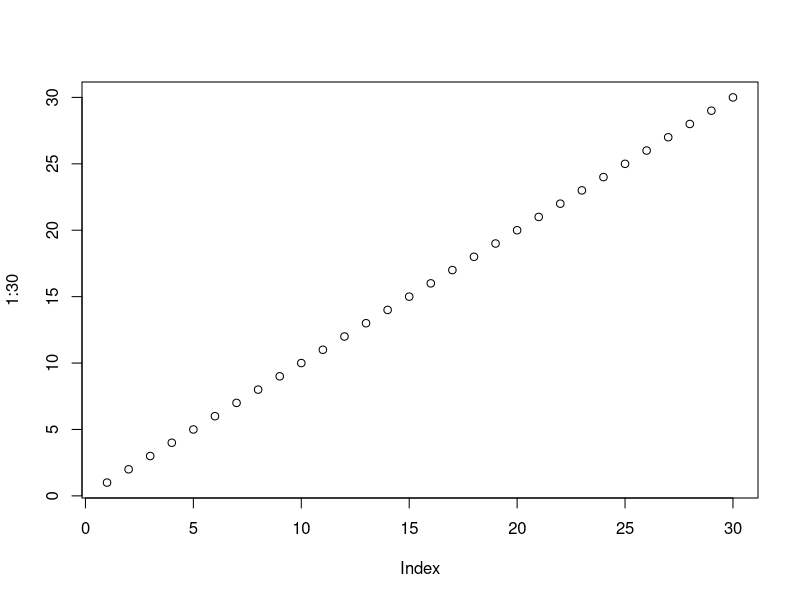
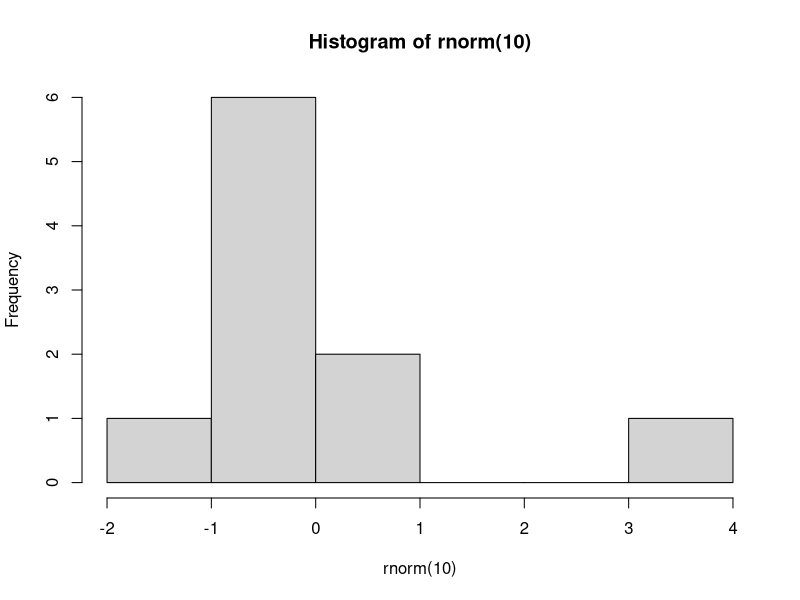
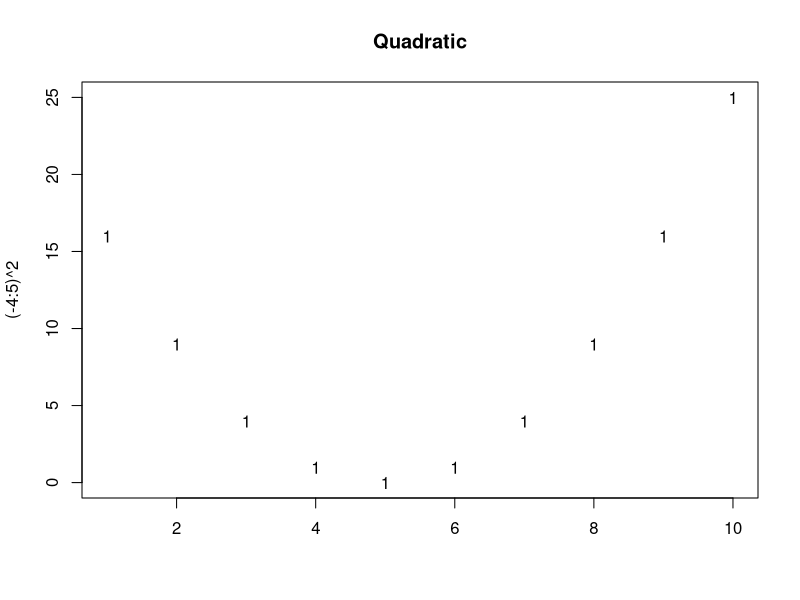
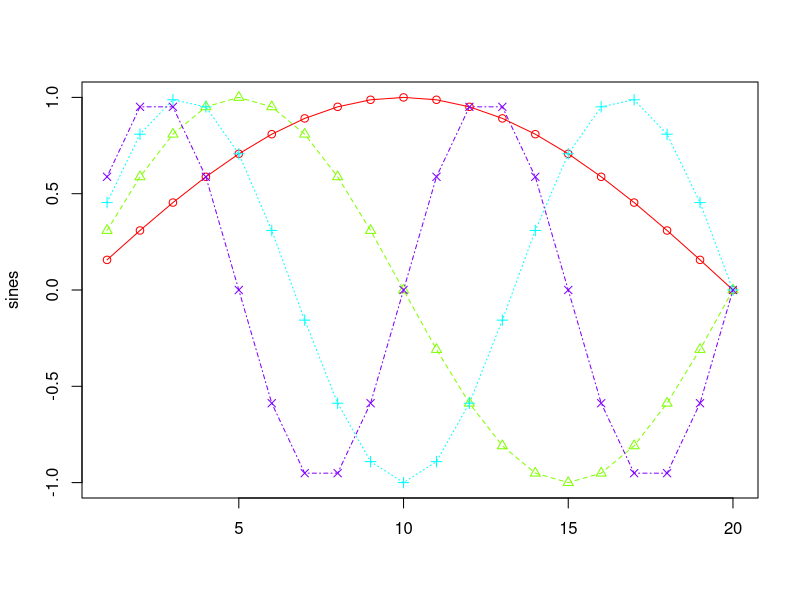
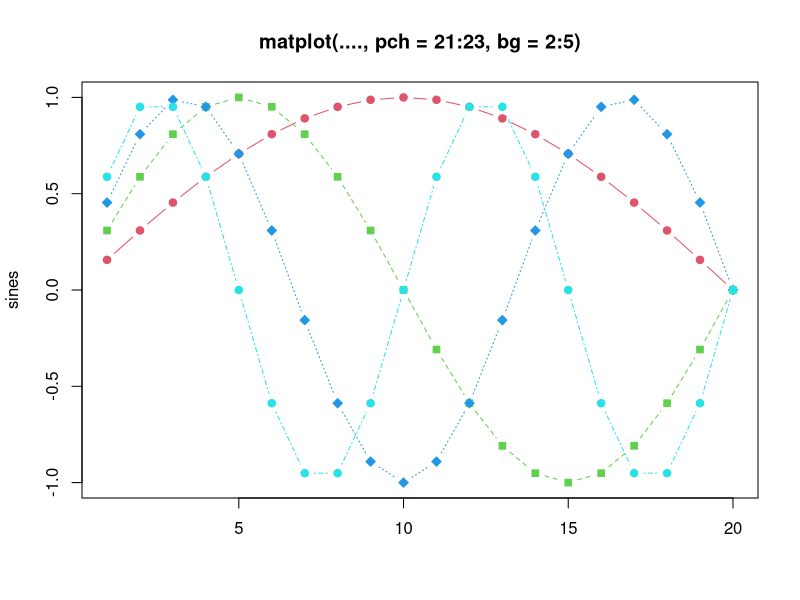
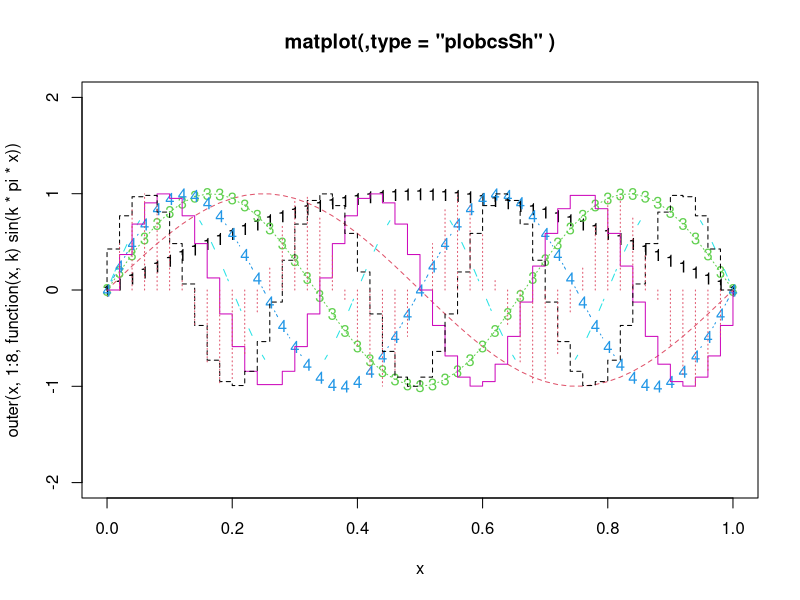
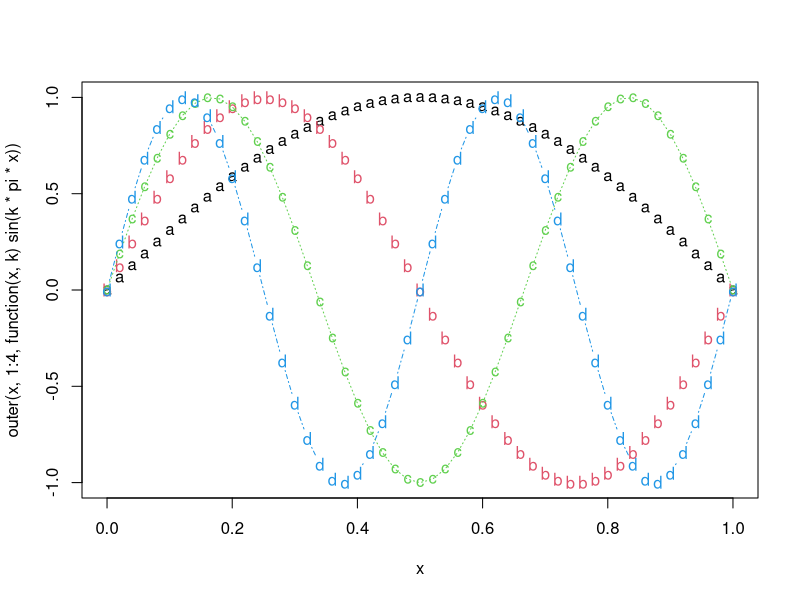
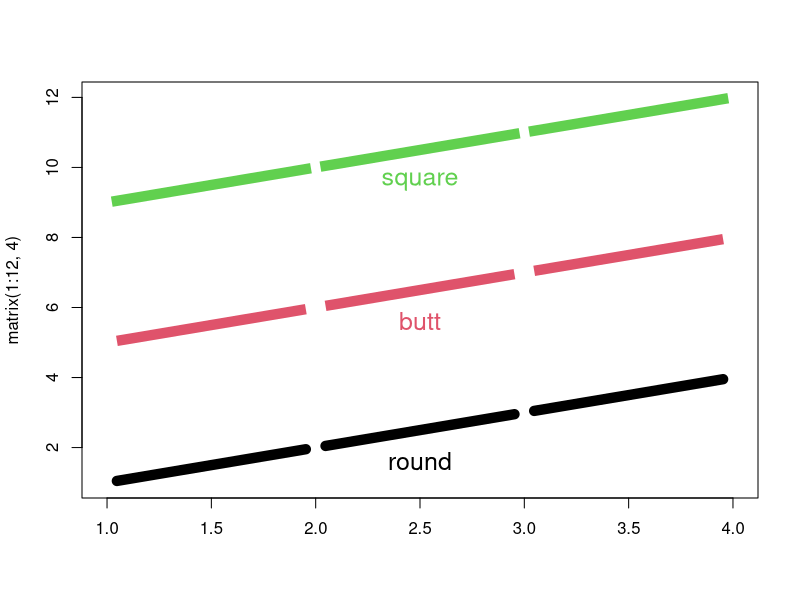

Source code (R) for these figures, in order:
# Explorando o 01-RStudio.R

#Nome dos Contributors
contributors()


# Licensa
licence()


# Informações sobre a sessão
sessionInfo()


#Imprimir na tela
print('R - Uma das principais ferramentas do Cientista de Dados')


#Criar gráficos
plot(1:30)
hist(rnorm(10))


# Instalar pacotes 
install.packages('randomForest')
install.packages('ggplot2')

# Carregar o pacote
library(ggplot2)


# Descarregar o pacote
detach(package:ggplot2)


# Se souber o nome da função
help(mean)
?mean

# Se não souber o nome da função
help.search("randomForest")
help.search("matplot")
??matplot
RSiteSearch("matplot")
example("matplot")